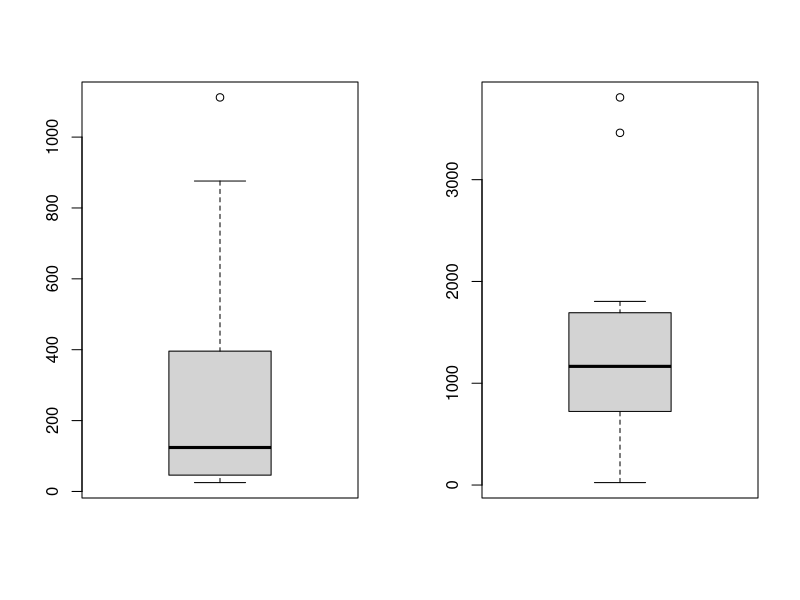
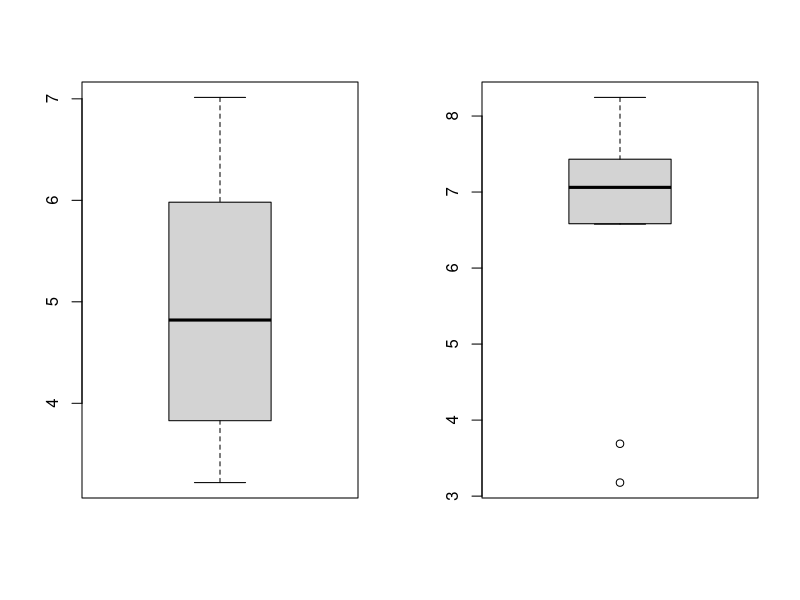
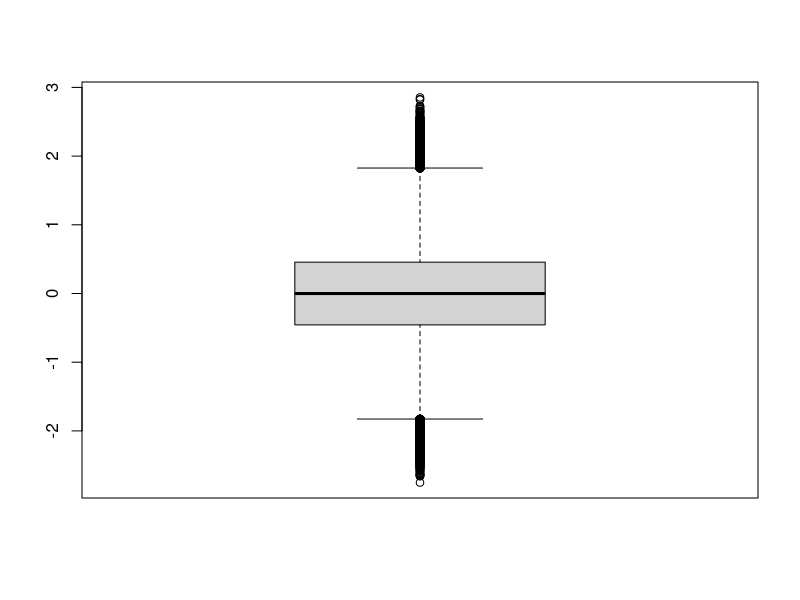
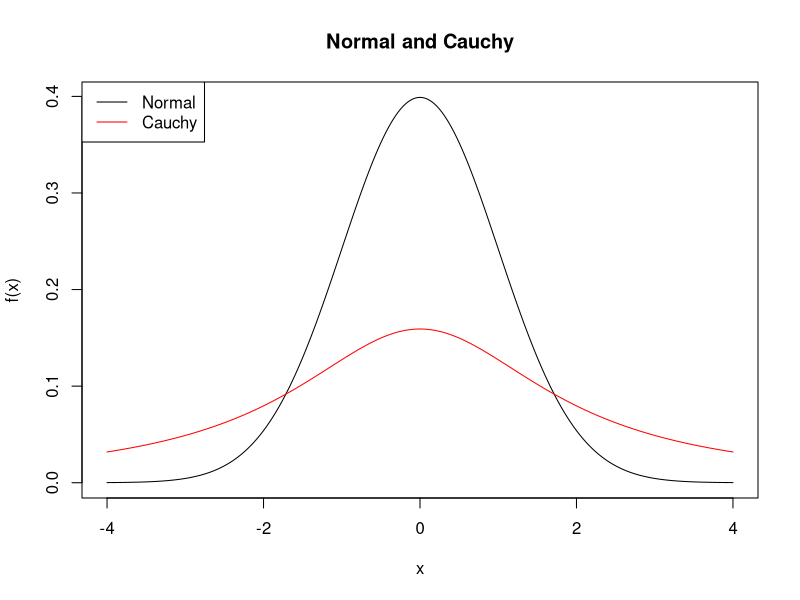
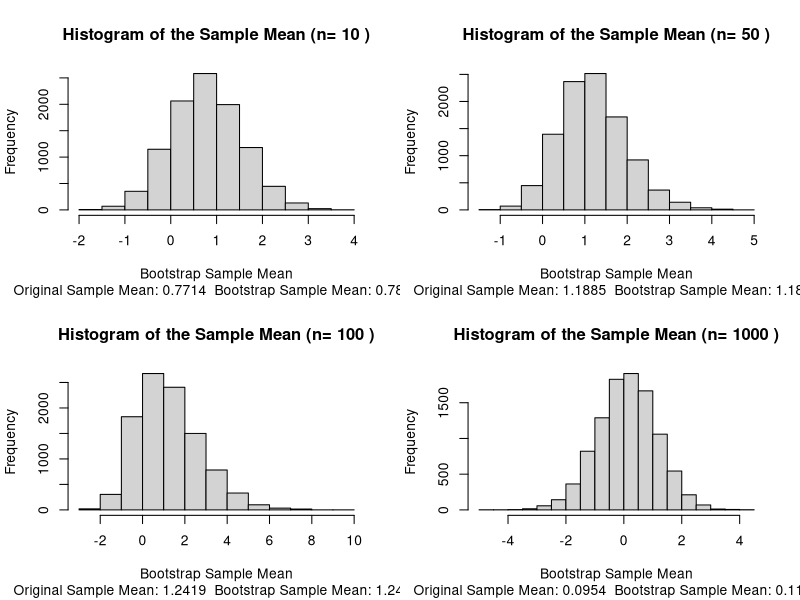
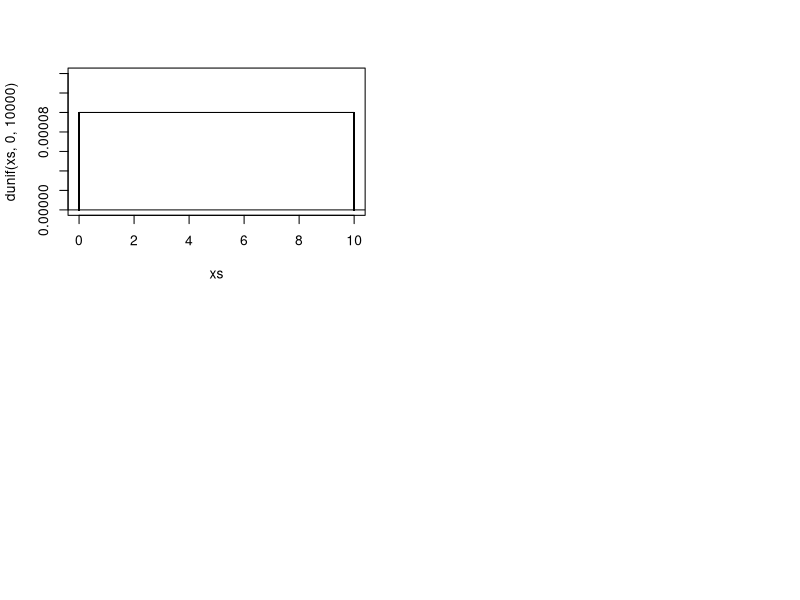
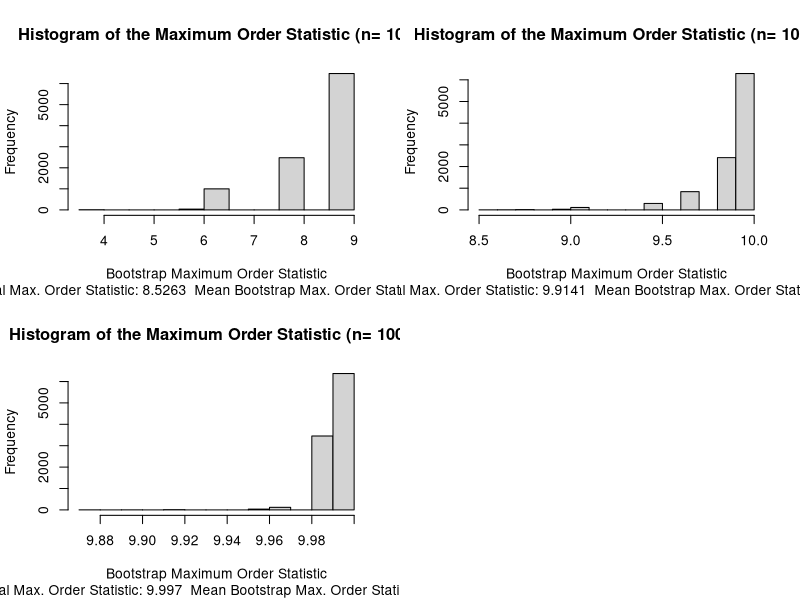

Recreate these plots in R, in order. (Note: this script raises an error after producing the figures.)
### Problem 1
# part (a)
stomach <- c(25, 42, 45, 46, 51, # Load data
  103, 124, 146, 340, 396, 412, 876, 1112)
breast <- c(24, 40, 719, 727, 791,
  1166, 1235, 1581, 1804, 3460, 3808)
log_stomach <- log(stomach)
log_breast <- log(breast)

par(mfrow=c(1,2))
boxplot(stomach)
boxplot(breast)
dev.off()

par(mfrow=c(1,2))
boxplot(log(stomach))
boxplot(log(breast))
dev.off()

mean(log_stomach) # 4.96792
mean(log_breast) # 6.558603

### Finds the bootstrap t C.I. on log scale
bootstrap_t <- function(df, B = 1e3, alpha = 0.05) {
  log_df <- log(df) # Take log scale
  n <- length(df) # Initialize variables
  T_F <- mean(log_df)
  data_matrix <- matrix(NA, nrow = B, ncol = length(log_df))
  theta_matrix <- matrix(NA, nrow = B)
  R_X_F_matrix <- matrix(NA, nrow = B)
  set.seed(999) # Set seed
  for (i in 1:B) { # Bootstrap sample
    data_matrix[i,] <- sample(log_df, size = length(log_df), replace = TRUE)
    theta_matrix[i] <- mean(data_matrix[i,])
    V_F_star <- (1 / (n - 1)) * sum((data_matrix[i,] - theta_matrix[i])^2)
    R_X_F_matrix[i] <- (theta_matrix[i] - T_F) / sqrt(V_F_star)
  }
  
  theta_bar <- mean(theta_matrix) # mean bootstrap theta
  # variance of bootstrap theta
  var_theta_hat_star <- sum((theta_matrix - theta_bar)^2) / (B - 1)
  
  # Find quantiles
  xi <- quantile(R_X_F_matrix, probs = c(alpha / 2, 1 - alpha / 2))
  names(xi) <- NULL
  bootstrap_t <- c(T_F - sqrt(var_theta_hat_star) * xi[2],
                   T_F - sqrt(var_theta_hat_star) * xi[1])
  return(bootstrap_t)
}
stomach_bootstrap_t_CI <- bootstrap_t(df = stomach, B = 1e4, alpha = 0.05) # 4.772891 5.195032
breast_bootstrap_t_CI <- bootstrap_t(df = breast, B = 1e4, alpha = 0.05) # 5.891237 6.803640

# part (b)
# H_0: no diff. in mean survival times (mu_log_breast = mu_log_stomach)
# H_1: there is a diff. in mean survival times (mu_log_breast =/= mu_log_stomach)
n1 <- length(log_stomach)
n2 <- length(log_breast)

t0 <- mean(log_stomach) - mean(log_breast)
m <- choose((n1 + n2), n2)
m_combinations <- t(combn(c(log_stomach, log_breast), n2)) # m combinations of both data
stomach_breast <- c(log_stomach, log_breast) # Combined data
t_matrix <- matrix(NA, nrow = m) # Empty matrix for t_i

for (i in 1:m) { # Calculate t_i for all m combinations of the data
  ys <- m_combinations[i,]
  # Reference: https://stackoverflow.com/questions/5812478/how-i-can-select-rows-from-a-dataframe-that-do-not-match
  xs <- subset(stomach_breast, !(stomach_breast %in% ys))
  xbar_new <- mean(xs); ybar_new <- mean(ys)
  t_matrix[i] <- xbar_new - ybar_new
}
boxplot(t_matrix)
k <- which(t0 == sort(t_matrix, decreasing = TRUE))
k / m # 0.9925185
# rej. H_0 with sig. level. 99.25%

# part (c)
# percentile method
percentile_method <- function(df = breast, B = 1e3, alpha = 0.05, take_log = TRUE) {
  if (take_log == TRUE) {
    log_df <- log(df) # Take log scale
  } else {
    log_df <- df
  }
  data_matrix <- matrix(NA, nrow = B, ncol = length(log_df))
  theta_matrix <- matrix(NA, nrow = B)
  set.seed(888) # Set seed
  for (i in 1:B) { # Bootstrap sample
    data_matrix[i,] <- sample(log_df, size = length(log_df), replace = TRUE)
    theta_matrix[i] <- mean(data_matrix[i,])
  }
  
  percentile_CI <- quantile(theta_matrix, probs = c(alpha / 2, 1 - alpha / 2))
  names(percentile_CI) <- NULL
  
  return(percentile_CI)
}
breast_percentile_CI <- percentile_method(df = breast) # 5.617261 7.375876
exp(breast_percentile_CI) # 275.1347 1596.9896
exp(breast_bootstrap_t_CI) # 361.8524 901.1214
mean(breast) # 1395.909
mean(log_breast) # 6.558603
breast_percentile_CI_nonlog <- percentile_method(df = breast, # 778.1273 2145.3841
                                                 take_log = FALSE)

stomach_percentile_CI <- percentile_method(df = stomach) # 4.352572 5.631810
exp(stomach_percentile_CI) # 77.67798 279.16689
exp(stomach_bootstrap_t_CI) # 118.2606 180.3738
mean(stomach) # 286
mean(log_stomach) # 4.96792
stomach_percentile_CI_nonlog <- percentile_method(df = stomach, # 133.30 492.25
                                                 take_log = FALSE)
### Problem 2
# Cauchy distribution
xs <- seq(-4, 4, length.out = 1e4)
plot(xs, dnorm(x = xs, mean = 0, sd = 1), type = 'l',
     main = 'Normal and Cauchy', xlab = 'x', ylab = 'f(x)')
lines(xs, dcauchy(x = xs, location = 0, scale = 2), type = 'l', col = 'red')
legend("topleft", legend = c('Normal', 'Cauchy'), col = c('black', 'red'), lty = c(1,1))

par(mfrow=c(2,2))
cauchy_bootstrap <- function(sample_size = 10, B = 1e4, alpha = 0, beta = 2) {
  set.seed(888)
  cauchy_sample <- rcauchy(n = sample_size, location = alpha, scale = beta) # Original sample
  data_matrix <- matrix(NA, nrow = B, ncol = length(cauchy_sample)) # Initialize variables
  theta_matrix <- matrix(NA, nrow = B)
  set.seed(888) # Set seed
  for (i in 1:B) { # Bootstrap sample
    data_matrix[i,] <- sample(cauchy_sample, size = length(cauchy_sample), replace = TRUE)
    theta_matrix[i] <- mean(data_matrix[i,])
  }
  hist(theta_matrix, main = paste('Histogram of the Sample Mean (n=',sample_size,')'),
       xlab = 'Bootstrap Sample Mean',
       sub = paste('Original Sample Mean:', round(mean(cauchy_sample), 4),
                   ' Bootstrap Sample Mean:', round(mean(theta_matrix), 4)))
}
cauchy_bootstrap(sample_size = 1e1)
cauchy_bootstrap(sample_size = 5e1)
cauchy_bootstrap(sample_size = 1e2)
cauchy_bootstrap(sample_size = 1e3)

# Uniform distribution
xs <- seq(0, 10, length.out = 1e4)
plot(xs, dunif(xs, 0, 1e4), type = 'l', ylim = c(0, 0.00014))
segments(x0 = c(0,10), y0 = 0, x1 = c(0,10), y1 = dunif(xs, 0, 1e4))
abline(h = 0)

theta <- 10
set.seed(999)
unif_sample <- runif(n = 1e1, min = 0, max = theta)
sample(unif_sample, size = length(unif_sample), replace = TRUE)
theta_hat <- max(unif_sample)

unif_bootstrap <- function(sample_size = 100, B = 1e4, theta_max = 10) {
  set.seed(999) # Set seed
  unif_sample <- runif(n = sample_size, min = 0, max = theta_max) # Original sample
  data_matrix <- matrix(NA, nrow = B, ncol = sample_size) # Initialize variables
  theta_matrix <- matrix(NA, nrow = B)
  set.seed(999) # Set seed
  for (i in 1:B) { # Bootstrap sample
    data_matrix[i,] <- sample(unif_sample, size = sample_size, replace = TRUE)
    theta_matrix[i] <- max(data_matrix[i,])
  }
  hist(theta_matrix, main = paste('Histogram of the Maximum Order Statistic (n=',sample_size,')'),
       xlab = 'Bootstrap Maximum Order Statistic',
       sub = paste('Original Max. Order Statistic:', round(max(unif_sample), 4),
                   ' Mean Bootstrap Max. Order Statistic:', round(mean(theta_matrix), 4)))
}
par(mfrow = c(2,2))
unif_bootstrap(sample_size = 1e1, B = 1e4)
unif_bootstrap(sample_size = 1e2, B = 1e4)
unif_bootstrap(sample_size = 1e3, B = 1e4)
unif_bootstrap(sample_size = 1e4, B = 1e4)
dev.off()

### Problem 4
# part (a)
set.seed(999)
sample_size <- 1e2
random_sample <- rnorm(n = sample_size, mean = 0, sd = 1)
sample_mean <- mean(random_sample)

# part (b)
B <- 1e1
set.seed(999) # Set seed
data_matrix <- matrix(NA, nrow = B, ncol = sample_size) # Initialize variables
theta_matrix <- matrix(NA, nrow = B)
set.seed(999) # Set seed
for (i in 1:B) { # Bootstrap sample
  data_matrix[i,] <- sample(random_sample, size = sample_size, replace = TRUE)
  theta_matrix[i] <- mean(data_matrix[i,])
}
hist(theta_matrix, main = paste('Histogram of the Sample Mean (n=',sample_size,')'),
     xlab = 'Bootstrap Sample Mean',
     sub = paste('Original Sample Mean:', round(sample_mean, 4),
                 ' Mean Bootstrap Sample Mean:', round(mean(theta_matrix), 4)))
mu_bar_star <- mean(theta_matrix)
mu_bar_star - sample_mean
2 * sample_mean - mu_bar_star

(1 / (B - 1)) * sum((theta_matrix - mu_bar_star)^2)

# part (c)
concat_B <- rep(random_sample, B) # create n*B vector
set.seed(999)
balanced_bootstrap <- sample(concat_B, # permute n*B vector
                             size = length(concat_B), replace = FALSE)
# Reference: https://stackoverflow.com/questions/3318333/split-a-vector-into-chunks-in-r
balanced_groups <- split(balanced_bootstrap, # split into B groups
                         rep_len(1:B, length(balanced_bootstrap)))
balanced_theta <- unlist(lapply(balanced_groups, mean)) # calculate theta for each
names(balanced_theta) <- NULL

hist(balanced_theta, main = paste('Histogram of the Balanced Sample Mean (n=',sample_size,')'),
     xlab = 'Balanced Bootstrap Sample Mean',
     sub = paste('Original Sample Mean:', round(sample_mean, 4),
                 ' Mean Bootstrap Sample Mean:', round(mean(balanced_theta), 4)))
mu_bar_star <- mean(balanced_theta)
mu_bar_star - sample_mean
2 * sample_mean - mu_bar_star
(1 / (B - 1)) * sum((theta_matrix - mu_bar_star)^2)
